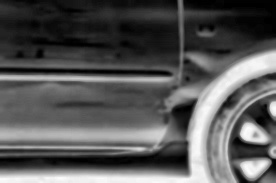
#> input picture dbg2_blackhat.jpg, 276 x 183 px
$ python -i scratch_detector.py   (imports and definitions only)
#> lines starting #> are read from the running program, lines starting #| are printed output that depends on the picture; after the words box and inside, x2 and y2 are one past the last pixel; in counts of white or black regions, pixels touching at a corner belong together
# scratch_detector.py
import cv2
import numpy as np

def detect_scratches(image_path, min_length=30):
#> called with image_path = 'dbg2_blackhat.jpg', min_length = 30
    img = cv2.imread(image_path)
#> img is the input picture: shape (183, 276, 3); min 0, max 254, mean 87.4
    if img is None:
        raise FileNotFoundError("Image not found")

    gray = cv2.cvtColor(img, cv2.COLOR_BGR2GRAY)
    blur = cv2.GaussianBlur(gray, (3,3), 0)

    # High-pass filter for thin marks
    edges = cv2.Canny(blur, 20, 80)
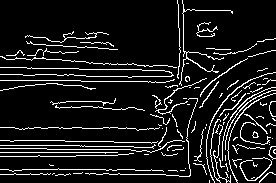
#> edges: shape (183, 276); 10.3% white in thin lines or dots

    # Dilate to strengthen hairline scratches
    kernel = np.ones((2,2), np.uint8)
    dilated = cv2.dilate(edges, kernel, iterations=1)
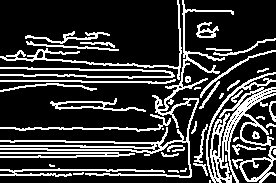
#> dilated: shape (183, 276); 22% white in thin lines or dots

    contours, _ = cv2.findContours(dilated, cv2.RETR_EXTERNAL, cv2.CHAIN_APPROX_SIMPLE)
#> contours = 43 contours, 15 with area under 20; largest, box (x1, y1, x2, y2) and area: (206, 72, 276, 183) 2727, (0, 0, 234, 178) 1475, (0, 0, 182, 80) 502, (50, 98, 146, 112) 404, (0, 67, 175, 79) 370

    annotated = img.copy()
    boxes = []

    for c in contours:
        x,y,w,h = cv2.boundingRect(c)
        if max(w,h) < min_length:  # ensure it's a long thin scratch
            continue

        aspect_ratio = max(w/h, h/w)
        if aspect_ratio < 2:      # keep only long/linear shapes
            continue

        boxes.append((x,y,w,h))
        cv2.rectangle(annotated, (x,y), (x+w, y+h), (0,255,255), 2)
#> this loop made 43 passes
#> (x, y, w, h) on passes 2, 3, 4, 6, 7, 8, 10, 11, 13, 14, 18, 19: (73, 172, 11, 3), (168, 170, 11, 3), (180, 168, 7, 4), (49, 164, 6, 3), (193, 163, 15, 13), (161, 152, 18, 5), (273, 149, 3, 6), (167, 145, 18, 7), (233, 137, 6, 5), (252, 131, 8, 8), (266, 123, 10, 5), (191, 121, 6, 13)
#> (x, y, w, h, aspect_ratio) on passes 5, 9, 12, 17, 21, 23: (0, 168, 165, 9, 18.33), (0, 152, 135, 6, 22.5), (232, 144, 34, 11, 3.09), (194, 124, 14, 39, 2.79), (0, 114, 171, 18, 9.5), (50, 98, 96, 14, 6.86)
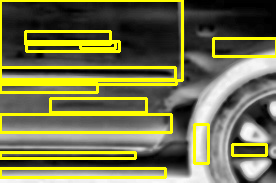
#> annotated: shape (183, 276, 3); 17.51% of pixels changed, all inside (x1, y1, x2, y2) = (0, 0, 276, 179)
#> after the loop, boxes = [(0, 168, 165, 9), (0, 152, 135, 6), (232, 144, 34, 11), (194, 124, 14, 39), (0, 114, 171, 18), (50, 98, 96, 14), (0, 83, 97, 9), (0, 79, 176, 5), (0, 67, 175, 12), (80, 42, 35, 6), (26, 41, 93, 10), (213, 38, 63, 18), (25, 31, 85, 13), (0, 0, 182, 80)]

    return annotated, boxes

>>> result = detect_scratches('dbg2_blackhat.jpg')

$ run again, on dbg2_clahe.jpg
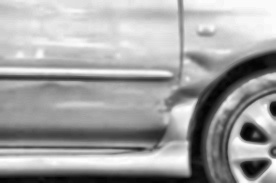
#> input picture dbg2_clahe.jpg, 276 x 183 px
#> in detect_scratches, img is the input picture: shape (183, 276, 3); min 0, max 255, mean 161.8
#> in detect_scratches, `edges = cv2.Canny(blur, 20, 80)`:
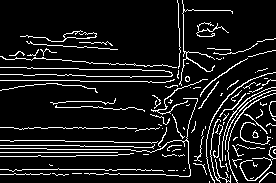
#> edges: shape (183, 276); 10.4% white in thin lines or dots
#> dilated: shape (183, 276); 22.2% white in thin lines or dots
#> contours = 40 contours, 14 with area under 20; largest, box (x1, y1, x2, y2) and area: (206, 72, 276, 183) 2878, (0, 0, 234, 178) 2217, (232, 146, 276, 183) 664, (0, 0, 182, 80) 452, (0, 67, 174, 79) 369
#> the loop in detect_scratches, `for c in contours:` made 40 passes
#> (x, y, w, h, aspect_ratio) on passes 5, 9, 11, 13, 18, 22, 25, 28: (0, 168, 165, 9, 18.33), (0, 152, 135, 6, 22.5), (232, 146, 44, 37, 1.19), (232, 144, 34, 14, 2.43), (194, 126, 13, 37, 2.85), (50, 98, 96, 15, 6.4), (0, 83, 99, 11, 9), (0, 79, 176, 5, 35.2)
#> after the loop in detect_scratches, `for c in contours:`:
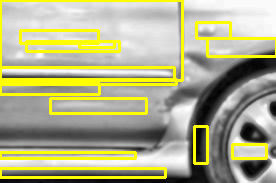
#> annotated: shape (183, 276, 3); 15.84% of pixels changed, all inside (x1, y1, x2, y2) = (0, 0, 276, 179)
#> after the loop in detect_scratches, `for c in contours:`: boxes = [(0, 168, 165, 9), (0, 152, 135, 6), (232, 144, 34, 14), (194, 126, 13, 37), (50, 98, 96, 15), (0, 83, 99, 11), (0, 79, 176, 5), (0, 67, 174, 12), (79, 41, 35, 6), (26, 41, 93, 10), (207, 38, 69, 18), (20, 30, 78, 13), (196, 22, 34, 16), (0, 0, 182, 80)]

$ run again, on dbg2_tophat.jpg
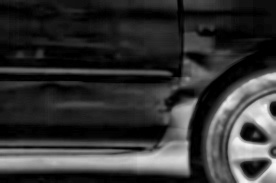
#> input picture dbg2_tophat.jpg, 276 x 183 px
#> in detect_scratches, img is the input picture: shape (183, 276, 3); min 0, max 248, mean 51.1
#> in detect_scratches, `edges = cv2.Canny(blur, 20, 80)`:
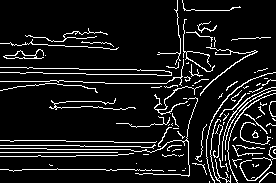
#> edges: shape (183, 276); 9.8% white in thin lines or dots
#> dilated: shape (183, 276); 20.8% white in thin lines or dots
#> contours = 33 contours, 12 with area under 20; largest, box (x1, y1, x2, y2) and area: (0, 19, 259, 178) 3784, (206, 72, 276, 183) 2440, (232, 146, 276, 183) 662, (0, 28, 120, 51) 336, (3, 49, 47, 60) 237
#> the loop in detect_scratches, `for c in contours:` made 33 passes
#> (x, y, w, h) on passes 3, 5, 6, 8, 9, 12, 13, 14: (182, 168, 5, 4), (49, 164, 5, 3), (192, 163, 16, 13), (162, 154, 23, 4), (172, 149, 10, 4), (167, 145, 16, 7), (233, 137, 5, 5), (252, 130, 8, 9)
#> after the loop in detect_scratches, `for c in contours:`:
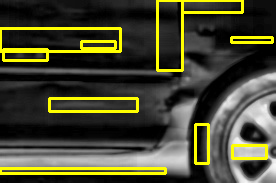
#> annotated: shape (183, 276, 3); 9.26% of pixels changed, all inside (x1, y1, x2, y2) = (0, 0, 274, 175)
#> after the loop in detect_scratches, `for c in contours:`: boxes = [(0, 168, 165, 5), (232, 145, 34, 13), (195, 124, 13, 39), (49, 98, 88, 13), (3, 49, 44, 11), (81, 41, 34, 7), (231, 37, 41, 5), (0, 28, 120, 23), (182, 0, 60, 12), (157, 0, 25, 70)]
